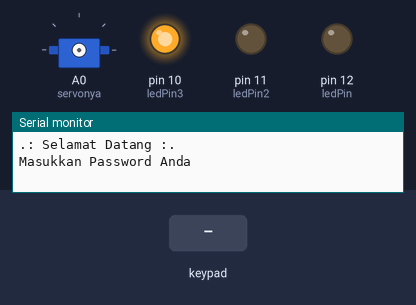
This sketch was run on a simulated Arduino Uno, built with avr-gcc and run on an emulated ATmega328P. On the bench: servo, output pins drawn as LEDs (lit = HIGH), the last lines printed to the serial monitor. Wiring (inferred from the names in the program): servo: signal A0. The test bench sets the inputs (shaded band). Servo pulses on a pin are drawn as a servo (544–2400 µs = 0–180°); pins used as bus, display or sensor lines are not drawn.

Above: at 1.2 s.
1.3 s: key '*' pressed
At 2.2 s:
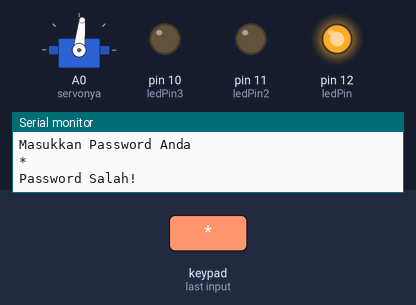
2.8 s: keypad keys 1 2 3 4 # pressed 0.4 s apart
At 4.7 s:
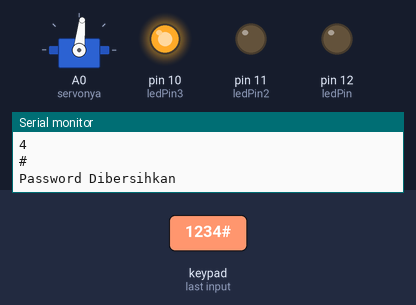
6.3 s: keypad keys 1 2 3 4 * pressed 0.4 s apart
At 8.8 s:
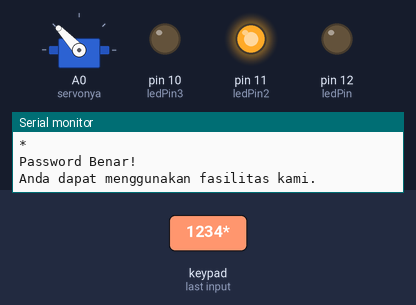
9.8 s: key '#' pressed
At 11.2 s:
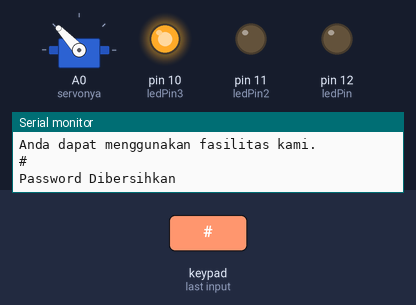
Timing chart, 0 to 12.8 s (numbered marks = the images above; inputs shaded):
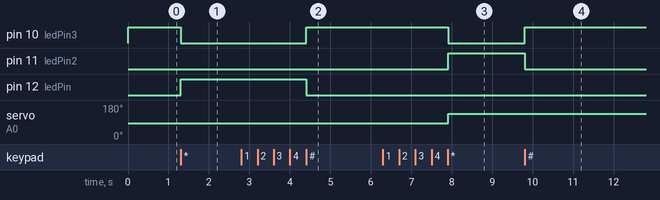

The sketch:

Password_Keypad_Servo.ino
```cpp
#include <Password.h> // https://playground.arduino.cc/uploads/Code/Password/index.zip
#include <Keypad.h> // http://www.arduino.cc/playground/uploads/Code/Keypad.zip

// set password yang benar
Password password = Password( "1234" );

const byte ROWS = 4; //empat baris
const byte COLS = 4; //empat kolom

// definisi keypad
char keys[ROWS][COLS] = {
  {'1', '2', '3', 'A'},
  {'4', '5', '6', 'B'},
  {'7', '8', '9', 'C'},
  {'*', '0', '#', 'D'}
};

//hubungkan pada pin baris
byte rowPins[ROWS] = {5, 4, 3, 2};

//hubungkan pada pin kolom
byte colPins[COLS] = {7, 6, 8, 9};

// inisialisasi LED RGB
byte ledPin = 12;
byte ledPin2 = 11;
byte ledPin3 = 10;
int servonya = A0;
int i;

// buat objek keypad baru
Keypad keypad = Keypad( makeKeymap(keys), rowPins, colPins, ROWS, COLS );

void setup() {
  Serial.begin(9600);

  pinMode (servonya, OUTPUT);

  pinMode(ledPin, OUTPUT);
  pinMode(ledPin2, OUTPUT);
  pinMode(ledPin3, OUTPUT);

  digitalWrite(ledPin, LOW);
  digitalWrite(ledPin2, LOW);
  digitalWrite(ledPin3, HIGH);

  Serial.println(".: Selamat Datang :.\n");
  Serial.println("Masukkan Password Anda");

  keypad.addEventListener(keypadEvent);
}

void loop() {
  keypad.getKey();
}

// bvuat keadaan saat keypad ditekan
void keypadEvent(KeypadEvent eKey) {

  switch (keypad.getState()) {
    case PRESSED:
      //Serial.print("Pressed: ");
      Serial.println(eKey);

      switch (eKey) {
        case '*': checkPassword();
          //Serial.print("Masukkan Password: \n");
          break;

        case '#': password.reset();
          Serial.print("Password Dibersihkan \n");
          digitalWrite(ledPin, LOW);
          digitalWrite(ledPin2, LOW);
          digitalWrite(ledPin3, HIGH);
          break;

        default: password.append(eKey);
      }
  }
}

// check password yang ditekan
void checkPassword() {

  // jika password benar
  if (password.evaluate()) {
    Serial.println("Password Benar!\n");
    Serial.println("Anda dapat menggunakan fasilitas kami.\n");
    digitalWrite(ledPin, LOW);
    digitalWrite(ledPin2, HIGH);
    digitalWrite(ledPin3, LOW);
    naik(20);
  }

  // jika password salah
  else {
    Serial.println("Password Salah!\n");
    digitalWrite(ledPin, HIGH);
    digitalWrite(ledPin2, LOW);
    digitalWrite(ledPin3, LOW);
    turun(20);
  }
}

void naik(char j)
{
  for (i = 0; i < j; i++) {

    digitalWrite(servonya, HIGH);
    delayMicroseconds(1900);
    digitalWrite(servonya, LOW);
    delay(50);
  }
}

void turun(char j)
{
  for (i = 0; i < j; i++) {

    digitalWrite(servonya, HIGH);
    delayMicroseconds(1400);
    digitalWrite(servonya, LOW);
    delay(50);
  }
}
```

Measured:
- after the input at 1.3 s, pin 10 (ledPin3): HIGH → LOW at once; pin 12 (ledPin): LOW → HIGH at once
- after the input at 2.8 s, pin 10 (ledPin3): LOW → HIGH after 1.6 s; pin 12 (ledPin): HIGH → LOW after 1.6 s
- after the input at 6.3 s, pin 10 (ledPin3): HIGH → LOW after 1.6 s; pin 11 (ledPin2): LOW → HIGH after 1.6 s; servo on A0 (servonya): 84° → 133° after 1.6 s
- after the input at 9.8 s, pin 10 (ledPin3): LOW → HIGH at once; pin 11 (ledPin2): HIGH → LOW at once
